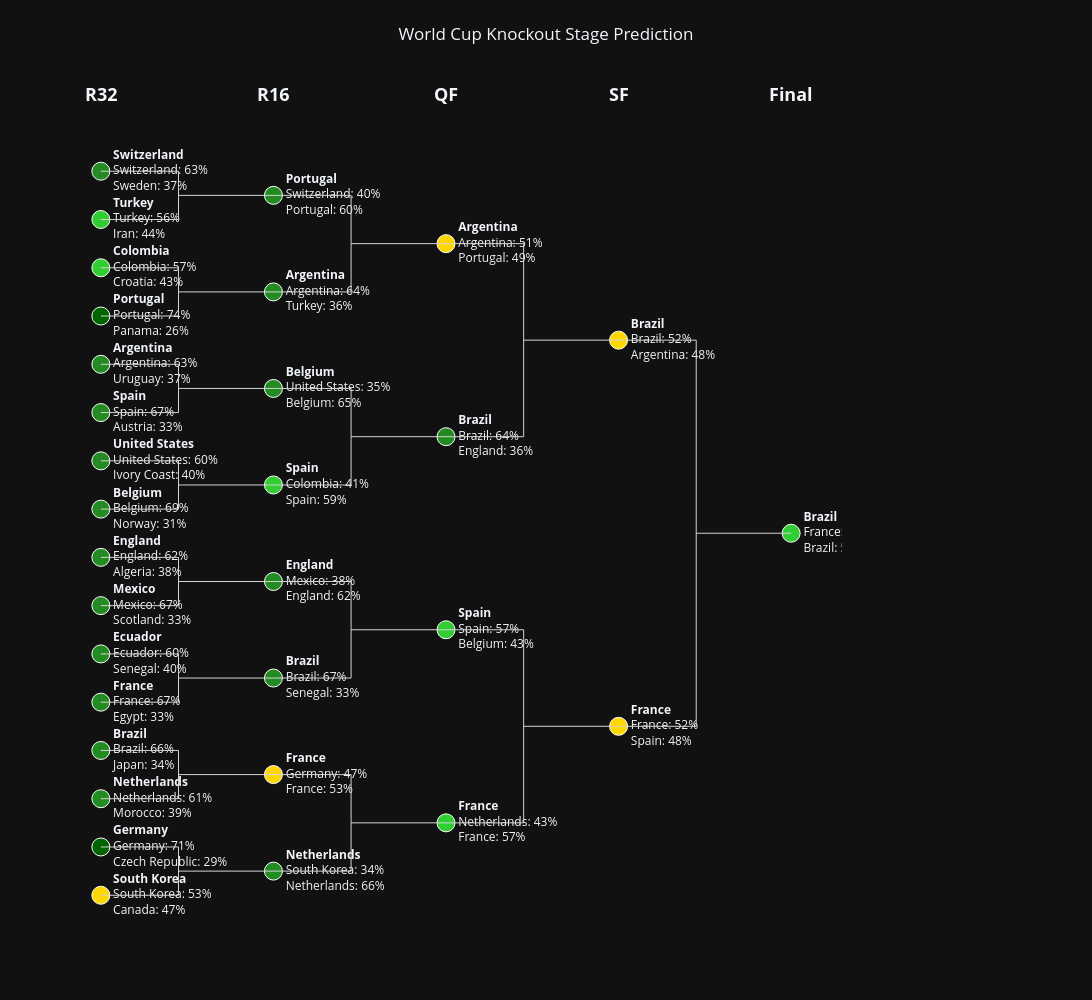

Notebook code for this chart:
### Code cell
# using go to plot the results
bracket = playoffs 

round_y = {
    'R32':   [i * 2.5 for i in range(16)],
    'R16':   [i * 5 + 1.25 for i in range(8)],
    'QF':    [i * 10 + 3.75 for i in range(4)],
    'SF':    [i * 20 + 8.75 for i in range(2)],
    'Final': [18.75]
}

round_x = {
    'R32': 0,
    'R16': 1,
    'QF': 2,
    'SF': 3,
    'Final': 4
}


def prob_color(p):
    if p >= 0.70:
        return "#006400"      # dark green
    elif p >= 0.60:
        return "#228B22"      # green
    elif p >= 0.55:
        return "#32CD32"      # lime
    elif p >= 0.50:
        return "#FFD700"      # gold
    else:
        return "#FF6347"      # red

fig = go.Figure()

for rnd, matches in bracket.items():

    x = round_x[rnd]

    for i, (team1, team2, probs) in enumerate(matches):

        y = round_y[rnd][i]

        p1, p2 = probs

        winner = team1 if p1 >= p2 else team2

        label = (
            f"<b>{winner}</b><br>"
            f"{team1}: {p1:.0%}<br>"
            f"{team2}: {p2:.0%}"
        )

        fig.add_trace(
            go.Scatter(
                x=[x],
                y=[y],
                mode="markers+text",
                marker=dict(
                    size=18,
                    color=prob_color(max(p1, p2)),
                    line=dict(color="white", width=1)
                ),
                text=[label],
                textposition="middle right",
                hovertemplate=(
                    f"<b>{rnd}</b><br>"
                    f"{team1}: {p1:.1%}<br>"
                    f"{team2}: {p2:.1%}<extra></extra>"
                ),
                showlegend=False
            )
        )

rounds = ['R32', 'R16', 'QF', 'SF', 'Final']

for r in range(len(rounds)-1):

    curr_round = rounds[r]
    next_round = rounds[r+1]

    curr_y = round_y[curr_round]
    next_y = round_y[next_round]

    x0 = round_x[curr_round]
    x1 = round_x[next_round]

    group_size = 2

    for i in range(len(next_y)):

        y_top = curr_y[i*group_size]
        y_bot = curr_y[i*group_size + 1]
        y_mid = next_y[i]

        # horizontal top
        fig.add_shape(
            type="line",
            x0=x0,
            y0=y_top,
            x1=x0+0.45,
            y1=y_top,
            line=dict(color="lightgray", width=1)
        )

        # horizontal bottom
        fig.add_shape(
            type="line",
            x0=x0,
            y0=y_bot,
            x1=x0+0.45,
            y1=y_bot,
            line=dict(color="lightgray", width=1)
        )

        # vertical join
        fig.add_shape(
            type="line",
            x0=x0+0.45,
            y0=y_top,
            x1=x0+0.45,
            y1=y_bot,
            line=dict(color="lightgray", width=1)
        )

        # horizontal to next round
        fig.add_shape(
            type="line",
            x0=x0+0.45,
            y0=y_mid,
            x1=x1,
            y1=y_mid,
            line=dict(color="lightgray", width=1)
        )

for rnd, x in round_x.items():

    fig.add_annotation(
        x=x,
        y=max(round_y['R32']) + 4,
        text=f"<b>{rnd}</b>",
        showarrow=False,
        font=dict(size=18)
    )

fig.update_layout(
    title={
        'text': 'World Cup Knockout Stage Prediction',
        'x': 0.5
    },
    template="plotly_dark",
    width=1600,
    height=1000,
    xaxis=dict(
        showgrid=False,
        zeroline=False,
        showticklabels=False
    ),
    yaxis=dict(
        showgrid=False,
        zeroline=False,
        showticklabels=False
    ),
    margin=dict(l=50, r=250, t=80, b=50)
)

fig.show()

### Figure 1 — Plotly figure (JSON) as saved in the notebook; plotly's stock layout.template omitted (floating-point values rounded to 4 significant figures)
{"data": [{"hovertemplate": "<b>R32</b><br>South Korea: 53.0%<br>Canada: 47.0%<extra></extra>", "marker": {"color": "#FFD700", "line": {"color": "white", "width": 1}, "size": 18}, "mode": "markers+text", "showlegend": false, "text": ["<b>South Korea</b><br>South Korea: 53%<br>Canada: 47%"], "textposition": "middle right", "type": "scatter", "x": [0], "y": [0]}, {"hovertemplate": "<b>R32</b><br>Germany: 71.0%<br>Czech Republic: 29.0%<extra></extra>", "marker": {"color": "#006400", "line": {"color": "white", "width": 1}, "size": 18}, "mode": "markers+text", "showlegend": false, "text": ["<b>Germany</b><br>Germany: 71%<br>Czech Republic: 29%"], "textposition": "middle right", "type": "scatter", "x": [0], "y": [2.5]}, {"hovertemplate": "<b>R32</b><br>Netherlands: 61.0%<br>Morocco: 39.0%<extra></extra>", "marker": {"color": "#228B22", "line": {"color": "white", "width": 1}, "size": 18}, "mode": "markers+text", "showlegend": false, "text": ["<b>Netherlands</b><br>Netherlands: 61%<br>Morocco: 39%"], "textposition": "middle right", "type": "scatter", "x": [0], "y": [5]}, {"hovertemplate": "<b>R32</b><br>Brazil: 66.0%<br>Japan: 34.0%<extra></extra>", "marker": {"color": "#228B22", "line": {"color": "white", "width": 1}, "size": 18}, "mode": "markers+text", "showlegend": false, "text": ["<b>Brazil</b><br>Brazil: 66%<br>Japan: 34%"], "textposition": "middle right", "type": "scatter", "x": [0], "y": [7.5]}, {"hovertemplate": "<b>R32</b><br>France: 67.0%<br>Egypt: 33.0%<extra></extra>", "marker": {"color": "#228B22", "line": {"color": "white", "width": 1}, "size": 18}, "mode": "markers+text", "showlegend": false, "text": ["<b>France</b><br>France: 67%<br>Egypt: 33%"], "textposition": "middle right", "type": "scatter", "x": [0], "y": [10]}, {"hovertemplate": "<b>R32</b><br>Ecuador: 60.0%<br>Senegal: 40.0%<extra></extra>", "marker": {"color": "#228B22", "line": {"color": "white", "width": 1}, "size": 18}, "mode": "markers+text", "showlegend": false, "text": ["<b>Ecuador</b><br>Ecuador: 60%<br>Senegal: 40%"], "textposition": "middle right", "type": "scatter", "x": [0], "y": [12.5]}, {"hovertemplate": "<b>R32</b><br>Mexico: 67.0%<br>Scotland: 33.0%<extra></extra>", "marker": {"color": "#228B22", "line": {"color": "white", "width": 1}, "size": 18}, "mode": "markers+text", "showlegend": false, "text": ["<b>Mexico</b><br>Mexico: 67%<br>Scotland: 33%"], "textposition": "middle right", "type": "scatter", "x": [0], "y": [15]}, {"hovertemplate": "<b>R32</b><br>England: 62.0%<br>Algeria: 38.0%<extra></extra>", "marker": {"color": "#228B22", "line": {"color": "white", "width": 1}, "size": 18}, "mode": "markers+text", "showlegend": false, "text": ["<b>England</b><br>England: 62%<br>Algeria: 38%"], "textposition": "middle right", "type": "scatter", "x": [0], "y": [17.5]}, {"hovertemplate": "<b>R32</b><br>Belgium: 69.0%<br>Norway: 31.0%<extra></extra>", "marker": {"color": "#228B22", "line": {"color": "white", "width": 1}, "size": 18}, "mode": "markers+text", "showlegend": false, "text": ["<b>Belgium</b><br>Belgium: 69%<br>Norway: 31%"], "textposition": "middle right", "type": "scatter", "x": [0], "y": [20]}, {"hovertemplate": "<b>R32</b><br>United States: 60.0%<br>Ivory Coast: 40.0%<extra></extra>", "marker": {"color": "#228B22", "line": {"color": "white", "width": 1}, "size": 18}, "mode": "markers+text", "showlegend": false, "text": ["<b>United States</b><br>United States: 60%<br>Ivory Coast: 40%"], "textposition": "middle right", "type": "scatter", "x": [0], "y": [22.5]}, {"hovertemplate": "<b>R32</b><br>Spain: 67.0%<br>Austria: 33.0%<extra></extra>", "marker": {"color": "#228B22", "line": {"color": "white", "width": 1}, "size": 18}, "mode": "markers+text", "showlegend": false, "text": ["<b>Spain</b><br>Spain: 67%<br>Austria: 33%"], "textposition": "middle right", "type": "scatter", "x": [0], "y": [25]}, {"hovertemplate": "<b>R32</b><br>Argentina: 63.0%<br>Uruguay: 37.0%<extra></extra>", "marker": {"color": "#228B22", "line": {"color": "white", "width": 1}, "size": 18}, "mode": "markers+text", "showlegend": false, "text": ["<b>Argentina</b><br>Argentina: 63%<br>Uruguay: 37%"], "textposition": "middle right", "type": "scatter", "x": [0], "y": [27.5]}, {"hovertemplate": "<b>R32</b><br>Portugal: 74.0%<br>Panama: 26.0%<extra></extra>", "marker": {"color": "#006400", "line": {"color": "white", "width": 1}, "size": 18}, "mode": "markers+text", "showlegend": false, "text": ["<b>Portugal</b><br>Portugal: 74%<br>Panama: 26%"], "textposition": "middle right", "type": "scatter", "x": [0], "y": [30]}, {"hovertemplate": "<b>R32</b><br>Colombia: 57.0%<br>Croatia: 43.0%<extra></extra>", "marker": {"color": "#32CD32", "line": {"color": "white", "width": 1}, "size": 18}, "mode": "markers+text", "showlegend": false, "text": ["<b>Colombia</b><br>Colombia: 57%<br>Croatia: 43%"], "textposition": "middle right", "type": "scatter", "x": [0], "y": [32.5]}, {"hovertemplate": "<b>R32</b><br>Turkey: 56.0%<br>Iran: 44.0%<extra></extra>", "marker": {"color": "#32CD32", "line": {"color": "white", "width": 1}, "size": 18}, "mode": "markers+text", "showlegend": false, "text": ["<b>Turkey</b><br>Turkey: 56%<br>Iran: 44%"], "textposition": "middle right", "type": "scatter", "x": [0], "y": [35]}, {"hovertemplate": "<b>R32</b><br>Switzerland: 63.0%<br>Sweden: 37.0%<extra></extra>", "marker": {"color": "#228B22", "line": {"color": "white", "width": 1}, "size": 18}, "mode": "markers+text", "showlegend": false, "text": ["<b>Switzerland</b><br>Switzerland: 63%<br>Sweden: 37%"], "textposition": "middle right", "type": "scatter", "x": [0], "y": [37.5]}, {"hovertemplate": "<b>R16</b><br>South Korea: 34.0%<br>Netherlands: 66.0%<extra></extra>", "marker": {"color": "#228B22", "line": {"color": "white", "width": 1}, "size": 18}, "mode": "markers+text", "showlegend": false, "text": ["<b>Netherlands</b><br>South Korea: 34%<br>Netherlands: 66%"], "textposition": "middle right", "type": "scatter", "x": [1], "y": [1.25]}, {"hovertemplate": "<b>R16</b><br>Germany: 47.0%<br>France: 53.0%<extra></extra>", "marker": {"color": "#FFD700", "line": {"color": "white", "width": 1}, "size": 18}, "mode": "markers+text", "showlegend": false, "text": ["<b>France</b><br>Germany: 47%<br>France: 53%"], "textposition": "middle right", "type": "scatter", "x": [1], "y": [6.25]}, {"hovertemplate": "<b>R16</b><br>Brazil: 67.0%<br>Senegal: 33.0%<extra></extra>", "marker": {"color": "#228B22", "line": {"color": "white", "width": 1}, "size": 18}, "mode": "markers+text", "showlegend": false, "text": ["<b>Brazil</b><br>Brazil: 67%<br>Senegal: 33%"], "textposition": "middle right", "type": "scatter", "x": [1], "y": [11.25]}, {"hovertemplate": "<b>R16</b><br>Mexico: 38.0%<br>England: 62.0%<extra></extra>", "marker": {"color": "#228B22", "line": {"color": "white", "width": 1}, "size": 18}, "mode": "markers+text", "showlegend": false, "text": ["<b>England</b><br>Mexico: 38%<br>England: 62%"], "textposition": "middle right", "type": "scatter", "x": [1], "y": [16.25]}, {"hovertemplate": "<b>R16</b><br>Colombia: 41.0%<br>Spain: 59.0%<extra></extra>", "marker": {"color": "#32CD32", "line": {"color": "white", "width": 1}, "size": 18}, "mode": "markers+text", "showlegend": false, "text": ["<b>Spain</b><br>Colombia: 41%<br>Spain: 59%"], "textposition": "middle right", "type": "scatter", "x": [1], "y": [21.25]}, {"hovertemplate": "<b>R16</b><br>United States: 35.0%<br>Belgium: 65.0%<extra></extra>", "marker": {"color": "#228B22", "line": {"color": "white", "width": 1}, "size": 18}, "mode": "markers+text", "showlegend": false, "text": ["<b>Belgium</b><br>United States: 35%<br>Belgium: 65%"], "textposition": "middle right", "type": "scatter", "x": [1], "y": [26.25]}, {"hovertemplate": "<b>R16</b><br>Argentina: 64.0%<br>Turkey: 36.0%<extra></extra>", "marker": {"color": "#228B22", "line": {"color": "white", "width": 1}, "size": 18}, "mode": "markers+text", "showlegend": false, "text": ["<b>Argentina</b><br>Argentina: 64%<br>Turkey: 36%"], "textposition": "middle right", "type": "scatter", "x": [1], "y": [31.25]}, {"hovertemplate": "<b>R16</b><br>Switzerland: 40.0%<br>Portugal: 60.0%<extra></extra>", "marker": {"color": "#228B22", "line": {"color": "white", "width": 1}, "size": 18}, "mode": "markers+text", "showlegend": false, "text": ["<b>Portugal</b><br>Switzerland: 40%<br>Portugal: 60%"], "textposition": "middle right", "type": "scatter", "x": [1], "y": [36.25]}, {"hovertemplate": "<b>QF</b><br>Netherlands: 43.0%<br>France: 57.0%<extra></extra>", "marker": {"color": "#32CD32", "line": {"color": "white", "width": 1}, "size": 18}, "mode": "markers+text", "showlegend": false, "text": ["<b>France</b><br>Netherlands: 43%<br>France: 57%"], "textposition": "middle right", "type": "scatter", "x": [2], "y": [3.75]}, {"hovertemplate": "<b>QF</b><br>Spain: 57.0%<br>Belgium: 43.0%<extra></extra>", "marker": {"color": "#32CD32", "line": {"color": "white", "width": 1}, "size": 18}, "mode": "markers+text", "showlegend": false, "text": ["<b>Spain</b><br>Spain: 57%<br>Belgium: 43%"], "textposition": "middle right", "type": "scatter", "x": [2], "y": [13.75]}, {"hovertemplate": "<b>QF</b><br>Brazil: 64.0%<br>England: 36.0%<extra></extra>", "marker": {"color": "#228B22", "line": {"color": "white", "width": 1}, "size": 18}, "mode": "markers+text", "showlegend": false, "text": ["<b>Brazil</b><br>Brazil: 64%<br>England: 36%"], "textposition": "middle right", "type": "scatter", "x": [2], "y": [23.75]}, {"hovertemplate": "<b>QF</b><br>Argentina: 51.0%<br>Portugal: 49.0%<extra></extra>", "marker": {"color": "#FFD700", "line": {"color": "white", "width": 1}, "size": 18}, "mode": "markers+text", "showlegend": false, "text": ["<b>Argentina</b><br>Argentina: 51%<br>Portugal: 49%"], "textposition": "middle right", "type": "scatter", "x": [2], "y": [33.75]}, {"hovertemplate": "<b>SF</b><br>France: 52.0%<br>Spain: 48.0%<extra></extra>", "marker": {"color": "#FFD700", "line": {"color": "white", "width": 1}, "size": 18}, "mode": "markers+text", "showlegend": false, "text": ["<b>France</b><br>France: 52%<br>Spain: 48%"], "textposition": "middle right", "type": "scatter", "x": [3], "y": [8.75]}, {"hovertemplate": "<b>SF</b><br>Brazil: 52.0%<br>Argentina: 48.0%<extra></extra>", "marker": {"color": "#FFD700", "line": {"color": "white", "width": 1}, "size": 18}, "mode": "markers+text", "showlegend": false, "text": ["<b>Brazil</b><br>Brazil: 52%<br>Argentina: 48%"], "textposition": "middle right", "type": "scatter", "x": [3], "y": [28.75]}, {"hovertemplate": "<b>Final</b><br>France: 43.0%<br>Brazil: 57.0%<extra></extra>", "marker": {"color": "#32CD32", "line": {"color": "white", "width": 1}, "size": 18}, "mode": "markers+text", "showlegend": false, "text": ["<b>Brazil</b><br>France: 43%<br>Brazil: 57%"], "textposition": "middle right", "type": "scatter", "x": [4], "y": [18.75]}], "layout": {"annotations": [{"font": {"size": 18}, "showarrow": false, "text": "<b>R32</b>", "x": 0, "y": 41.5}, {"font": {"size": 18}, "showarrow": false, "text": "<b>R16</b>", "x": 1, "y": 41.5}, {"font": {"size": 18}, "showarrow": false, "text": "<b>QF</b>", "x": 2, "y": 41.5}, {"font": {"size": 18}, "showarrow": false, "text": "<b>SF</b>", "x": 3, "y": 41.5}, {"font": {"size": 18}, "showarrow": false, "text": "<b>Final</b>", "x": 4, "y": 41.5}], "height": 1000, "margin": {"b": 50, "l": 50, "r": 250, "t": 80}, "shapes": [{"line": {"color": "lightgray", "width": 1}, "type": "line", "x0": 0, "x1": 0.45, "y0": 0, "y1": 0}, {"line": {"color": "lightgray", "width": 1}, "type": "line", "x0": 0, "x1": 0.45, "y0": 2.5, "y1": 2.5}, {"line": {"color": "lightgray", "width": 1}, "type": "line", "x0": 0.45, "x1": 0.45, "y0": 0, "y1": 2.5}, {"line": {"color": "lightgray", "width": 1}, "type": "line", "x0": 0.45, "x1": 1, "y0": 1.25, "y1": 1.25}, {"line": {"color": "lightgray", "width": 1}, "type": "line", "x0": 0, "x1": 0.45, "y0": 5, "y1": 5}, {"line": {"color": "lightgray", "width": 1}, "type": "line", "x0": 0, "x1": 0.45, "y0": 7.5, "y1": 7.5}, {"line": {"color": "lightgray", "width": 1}, "type": "line", "x0": 0.45, "x1": 0.45, "y0": 5, "y1": 7.5}, {"line": {"color": "lightgray", "width": 1}, "type": "line", "x0": 0.45, "x1": 1, "y0": 6.25, "y1": 6.25}, {"line": {"color": "lightgray", "width": 1}, "type": "line", "x0": 0, "x1": 0.45, "y0": 10, "y1": 10}, {"line": {"color": "lightgray", "width": 1}, "type": "line", "x0": 0, "x1": 0.45, "y0": 12.5, "y1": 12.5}, {"line": {"color": "lightgray", "width": 1}, "type": "line", "x0": 0.45, "x1": 0.45, "y0": 10, "y1": 12.5}, {"line": {"color": "lightgray", "width": 1}, "type": "line", "x0": 0.45, "x1": 1, "y0": 11.25, "y1": 11.25}, {"line": {"color": "lightgray", "width": 1}, "type": "line", "x0": 0, "x1": 0.45, "y0": 15, "y1": 15}, {"line": {"color": "lightgray", "width": 1}, "type": "line", "x0": 0, "x1": 0.45, "y0": 17.5, "y1": 17.5}, {"line": {"color": "lightgray", "width": 1}, "type": "line", "x0": 0.45, "x1": 0.45, "y0": 15, "y1": 17.5}, {"line": {"color": "lightgray", "width": 1}, "type": "line", "x0": 0.45, "x1": 1, "y0": 16.25, "y1": 16.25}, {"line": {"color": "lightgray", "width": 1}, "type": "line", "x0": 0, "x1": 0.45, "y0": 20, "y1": 20}, {"line": {"color": "lightgray", "width": 1}, "type": "line", "x0": 0, "x1": 0.45, "y0": 22.5, "y1": 22.5}, {"line": {"color": "lightgray", "width": 1}, "type": "line", "x0": 0.45, "x1": 0.45, "y0": 20, "y1": 22.5}, {"line": {"color": "lightgray", "width": 1}, "type": "line", "x0": 0.45, "x1": 1, "y0": 21.25, "y1": 21.25}, {"line": {"color": "lightgray", "width": 1}, "type": "line", "x0": 0, "x1": 0.45, "y0": 25, "y1": 25}, {"line": {"color": "lightgray", "width": 1}, "type": "line", "x0": 0, "x1": 0.45, "y0": 27.5, "y1": 27.5}, {"line": {"color": "lightgray", "width": 1}, "type": "line", "x0": 0.45, "x1": 0.45, "y0": 25, "y1": 27.5}, {"line": {"color": "lightgray", "width": 1}, "type": "line", "x0": 0.45, "x1": 1, "y0": 26.25, "y1": 26.25}, {"line": {"color": "lightgray", "width": 1}, "type": "line", "x0": 0, "x1": 0.45, "y0": 30, "y1": 30}, {"line": {"color": "lightgray", "width": 1}, "type": "line", "x0": 0, "x1": 0.45, "y0": 32.5, "y1": 32.5}, {"line": {"color": "lightgray", "width": 1}, "type": "line", "x0": 0.45, "x1": 0.45, "y0": 30, "y1": 32.5}, {"line": {"color": "lightgray", "width": 1}, "type": "line", "x0": 0.45, "x1": 1, "y0": 31.25, "y1": 31.25}, {"line": {"color": "lightgray", "width": 1}, "type": "line", "x0": 0, "x1": 0.45, "y0": 35, "y1": 35}, {"line": {"color": "lightgray", "width": 1}, "type": "line", "x0": 0, "x1": 0.45, "y0": 37.5, "y1": 37.5}, {"line": {"color": "lightgray", "width": 1}, "type": "line", "x0": 0.45, "x1": 0.45, "y0": 35, "y1": 37.5}, {"line": {"color": "lightgray", "width": 1}, "type": "line", "x0": 0.45, "x1": 1, "y0": 36.25, "y1": 36.25}, {"line": {"color": "lightgray", "width": 1}, "type": "line", "x0": 1, "x1": 1.45, "y0": 1.25, "y1": 1.25}, {"line": {"color": "lightgray", "width": 1}, "type": "line", "x0": 1, "x1": 1.45, "y0": 6.25, "y1": 6.25}, {"line": {"color": "lightgray", "width": 1}, "type": "line", "x0": 1.45, "x1": 1.45, "y0": 1.25, "y1": 6.25}, {"line": {"color": "lightgray", "width": 1}, "type": "line", "x0": 1.45, "x1": 2, "y0": 3.75, "y1": 3.75}, {"line": {"color": "lightgray", "width": 1}, "type": "line", "x0": 1, "x1": 1.45, "y0": 11.25, "y1": 11.25}, {"line": {"color": "lightgray", "width": 1}, "type": "line", "x0": 1, "x1": 1.45, "y0": 16.25, "y1": 16.25}, {"line": {"color": "lightgray", "width": 1}, "type": "line", "x0": 1.45, "x1": 1.45, "y0": 11.25, "y1": 16.25}, {"line": {"color": "lightgray", "width": 1}, "type": "line", "x0": 1.45, "x1": 2, "y0": 13.75, "y1": 13.75}, {"line": {"color": "lightgray", "width": 1}, "type": "line", "x0": 1, "x1": 1.45, "y0": 21.25, "y1": 21.25}, {"line": {"color": "lightgray", "width": 1}, "type": "line", "x0": 1, "x1": 1.45, "y0": 26.25, "y1": 26.25}, {"line": {"color": "lightgray", "width": 1}, "type": "line", "x0": 1.45, "x1": 1.45, "y0": 21.25, "y1": 26.25}, {"line": {"color": "lightgray", "width": 1}, "type": "line", "x0": 1.45, "x1": 2, "y0": 23.75, "y1": 23.75}, {"line": {"color": "lightgray", "width": 1}, "type": "line", "x0": 1, "x1": 1.45, "y0": 31.25, "y1": 31.25}, {"line": {"color": "lightgray", "width": 1}, "type": "line", "x0": 1, "x1": 1.45, "y0": 36.25, "y1": 36.25}, {"line": {"color": "lightgray", "width": 1}, "type": "line", "x0": 1.45, "x1": 1.45, "y0": 31.25, "y1": 36.25}, {"line": {"color": "lightgray", "width": 1}, "type": "line", "x0": 1.45, "x1": 2, "y0": 33.75, "y1": 33.75}, {"line": {"color": "lightgray", "width": 1}, "type": "line", "x0": 2, "x1": 2.45, "y0": 3.75, "y1": 3.75}, {"line": {"color": "lightgray", "width": 1}, "type": "line", "x0": 2, "x1": 2.45, "y0": 13.75, "y1": 13.75}, {"line": {"color": "lightgray", "width": 1}, "type": "line", "x0": 2.45, "x1": 2.45, "y0": 3.75, "y1": 13.75}, {"line": {"color": "lightgray", "width": 1}, "type": "line", "x0": 2.45, "x1": 3, "y0": 8.75, "y1": 8.75}, {"line": {"color": "lightgray", "width": 1}, "type": "line", "x0": 2, "x1": 2.45, "y0": 23.75, "y1": 23.75}, {"line": {"color": "lightgray", "width": 1}, "type": "line", "x0": 2, "x1": 2.45, "y0": 33.75, "y1": 33.75}, {"line": {"color": "lightgray", "width": 1}, "type": "line", "x0": 2.45, "x1": 2.45, "y0": 23.75, "y1": 33.75}, {"line": {"color": "lightgray", "width": 1}, "type": "line", "x0": 2.45, "x1": 3, "y0": 28.75, "y1": 28.75}, {"line": {"color": "lightgray", "width": 1}, "type": "line", "x0": 3, "x1": 3.45, "y0": 8.75, "y1": 8.75}, {"line": {"color": "lightgray", "width": 1}, "type": "line", "x0": 3, "x1": 3.45, "y0": 28.75, "y1": 28.75}, {"line": {"color": "lightgray", "width": 1}, "type": "line", "x0": 3.45, "x1": 3.45, "y0": 8.75, "y1": 28.75}, {"line": {"color": "lightgray", "width": 1}, "type": "line", "x0": 3.45, "x1": 4, "y0": 18.75, "y1": 18.75}], "title": {"text": "World Cup Knockout Stage Prediction", "x": 0.5}, "width": 1600, "xaxis": {"showgrid": false, "showticklabels": false, "zeroline": false}, "yaxis": {"showgrid": false, "showticklabels": false, "zeroline": false}}}
